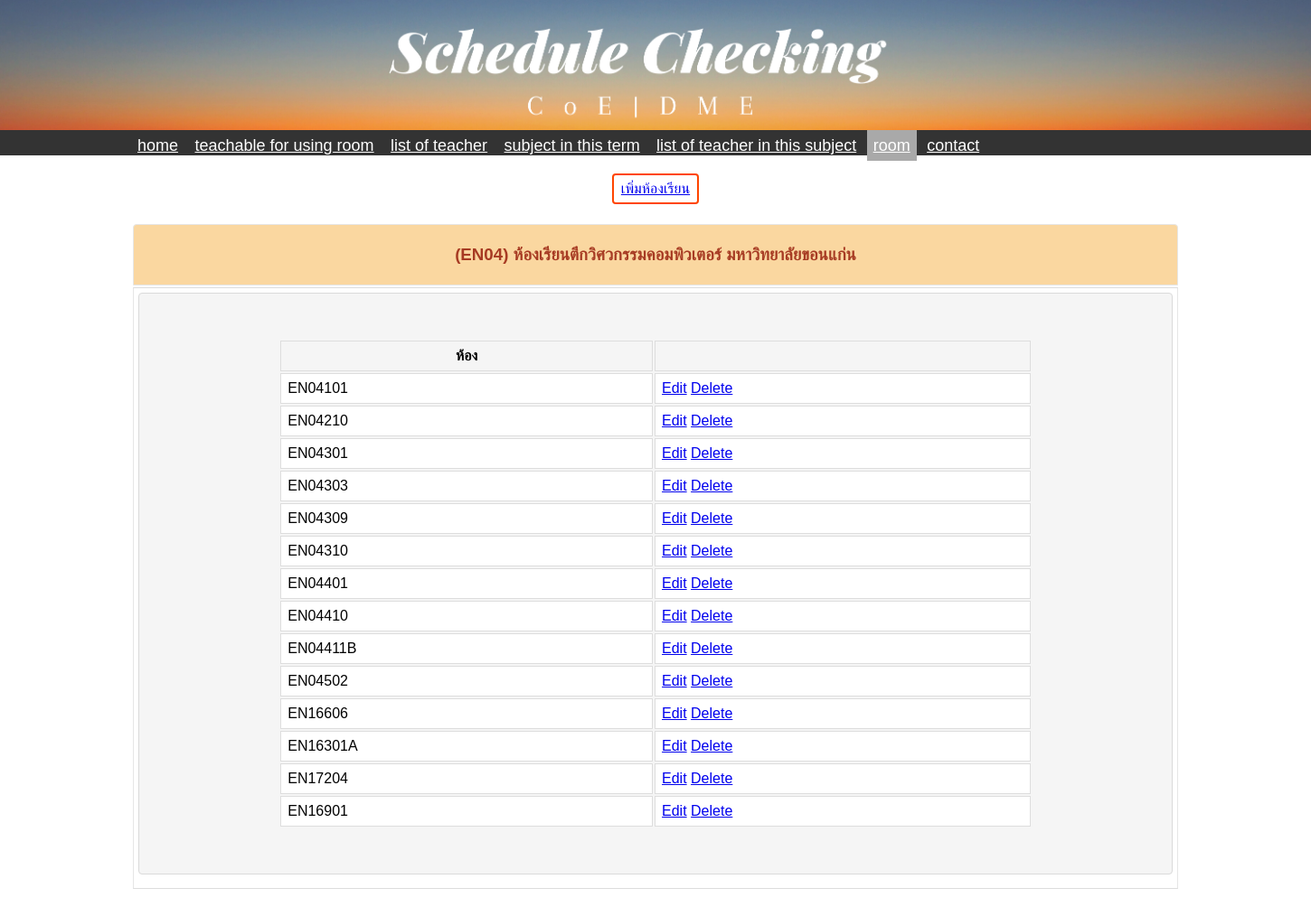
/ScheduleChecking/classroom.php, run on the app's committed database.
### tables this page shows
CREATE TABLE `room` (
  `room_id` int(11) NOT NULL,
  `room_name` varchar(11) NOT NULL
);

### ScheduleChecking/classroom.php (the view, shortened to what this page needs)
<?php
include('header.php');
?>
<div align='center'>
    <br>
    <button class="button"><a href="classroomAdd.php">เพิ่มห้องเรียน</a></button>
</div>
<div>
    <table>
        <tbody>
            <tr>
                <td style='color: #a73b23; padding: 3px; border-top: 1px solid #e6e6e6; border-left: 1px solid #e6e6e6; border-right: 1px solid #e6e6e6; border-bottom: 1px solid #e6e6e6; border-top-left-radius: 4px; border-top-right-radius: 4px; background-color: #FAD7A0; text-align:center ;'>
    <h3 align='center'>(EN04) ห้องเรียนตึกวิศวกรรมคอมพิวเตอร์  มหาวิทยาลัยขอนแก่น</h3>
                    </td>
            </tr>
            <td style='padding: 5px;border-left: 1px solid #e6e6e6; border-right: 1px solid #e6e6e6;'>
                <div class="div4">
    <?php
    $sql = "SELECT * FROM room";
    $result = mysqli_query($dbcon, $sql) or die("Query Unsuccessful");
    if (mysqli_num_rows($result) > 0) {
    ?>
        <table cellpadding="7px">
            <thead>
                <th>ห้อง</th>
                <th></th>
            </thead>
            <tbody>
                <?php
                while ($row = mysqli_fetch_assoc($result)) {
                ?>
                    <tr class="div8">
                        <td> <?php echo  $row['room_name'] ?></td>
                        <td>
                            <a href="classroomEdit.php?id=<?php echo $row['room_id'] ?>">Edit</a>
                            <a href="classroomDelete-inline_P.php?id=<?php echo $row['room_id'] ?>">Delete</a>
                        </td>
                    </tr>
                <?php } ?>
            </tbody>
        </table>
    <?php } else {
        echo "No record found";
    }
    ?>
                    </div>
        </tbody>
    </table>
    <br>
</div>

### ScheduleChecking/header.php (shortened to what this page needs)
<!DOCTYPE html>
<html lang="en">
<head>
</head>
<body>
    <div class="header" id='div1'>
        <img width="100%" src="folder/blog4.png">
    </div>
    <div id="main-content">
        <ul class="navbar ">
            <li><a href="index.php" id="home">home</a></li>
            <li><a href="timetable.php" id="timetable">teachable for using room</a></li>
            <li><a href="lecture.php" id="lecture">list of teacher</a></li>
            <li><a href="course.php" id="course">subject in this term</a></li>
            <li><a href="classTeach.php" id="class">list of teacher in this subject</a></li>
            <li><a href="classroom.php" id="classroom">room</a></li>
            <li><a href="contact.php" id="contact">contact</a></li>
        </ul>
    </div>
</body>
</html>

### ScheduleChecking/header.php (style rules this page uses)
body { font-family: 'Athiti', sans-serif; margin: 0; background-color: transparent; }
.header { padding: 0px; text-align: center; color: yellow; font-size: 30px; }
.navbar { width: 100%; background-color: #333; padding-left: 10%; padding-right: 10%; padding: auto; }
.navbar a { color: white; font-size: 18px; padding: 7px; }
.navbar li { display: inline; }
.active { background-color: darkgrey; }
table { width: 80%; margin: 0 auto; background-color: transparent; }
th, td { border: 1px solid #ddd; }
.button { color: white; padding: 6px 8px; text-align: center; text-decoration: none; display: inline-block; font-size: 16px; margin: 2px 2px; transition-duration: 0.4s; cursor: pointer; border-radius: 4px; background-color: white; color: black; border: 2px solid #FF4500; }
#div1 { background-color: #333; }
.div4 { border: 1px solid #dadada; padding: 50px 50px; border-radius: 4px; margin-bottom: 10px; background-color: #f5f5f5; text-align: center; }
.div8 { text-align: left; border-radius: 10px; padding-right: 200px; padding-left: 200px; padding-bottom: 10px; margin-bottom: 10px; background-color: white; }
ul { list-style-type: none; margin: 0; padding: 0; }
li { margin: 0px; }

### data on the page
room: room_name "EN04101"
room: room_name "EN04210"
room: room_name "EN04301"
room: room_name "EN04303"
room: room_name "EN04309"
room: room_name "EN04310"
room: room_name "EN04401"
room: room_name "EN04410"
room: room_name "EN04411B"
room: room_name "EN04502"
room: room_name "EN16606"
room: room_name "EN16301A"
room: room_name "EN17204"
room: room_name "EN16901"
